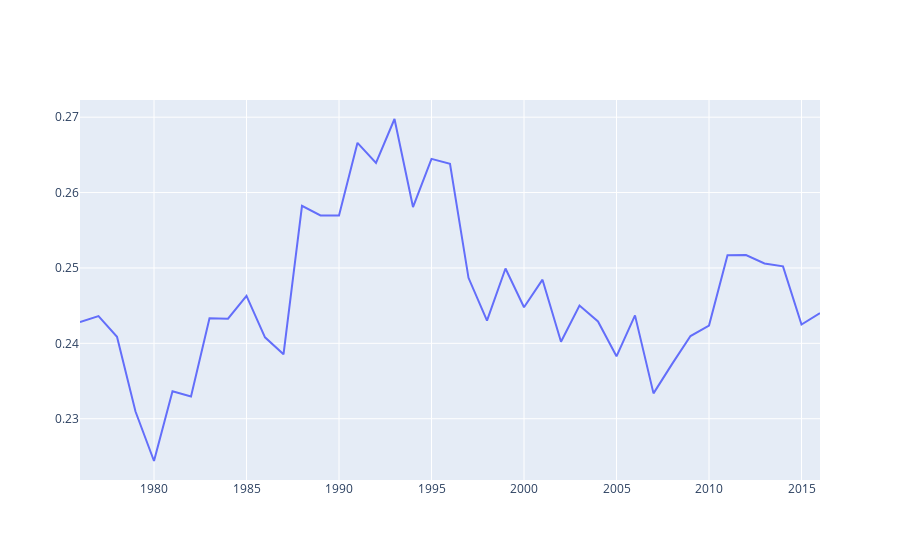

Write notebook code for a chart like this one.
### Markdown cell above
Diff in homeownership between white and poc

### Code cell
home_white['diff'] = home_white['home_owner_pct'] - home_poc['home_owner_pct']
fig = go.Figure()
fig.add_trace(go.Scatter(x=home_white['year'], y = home_white['diff'], name = "Diff"))
fig.show()

### Figure 1 — Plotly figure (JSON) as saved in the notebook; plotly's stock layout.template omitted (floating-point values rounded to 4 significant figures)
{"data": [{"name": "Diff", "type": "scatter", "x": [1976, 1977, 1978, 1979, 1980, 1981, 1982, 1983, 1984, 1985, 1986, 1987, 1988, 1989, 1990, 1991, 1992, 1993, 1994, 1995, 1996, 1997, 1998, 1999, 2000, 2001, 2002, 2003, 2004, 2005, 2006, 2007, 2008, 2009, 2010, 2011, 2012, 2013, 2014, 2015, 2016], "y": [0.2428, 0.2436, 0.2409, 0.231, 0.2244, 0.2336, 0.2329, 0.2433, 0.2433, 0.2463, 0.2408, 0.2385, 0.2582, 0.257, 0.257, 0.2666, 0.2639, 0.2698, 0.2581, 0.2645, 0.2638, 0.2487, 0.243, 0.2499, 0.2448, 0.2484, 0.2402, 0.245, 0.2429, 0.2383, 0.2437, 0.2334, 0.2372, 0.241, 0.2424, 0.2517, 0.2517, 0.2506, 0.2502, 0.2425, 0.244]}], "layout": {}}
